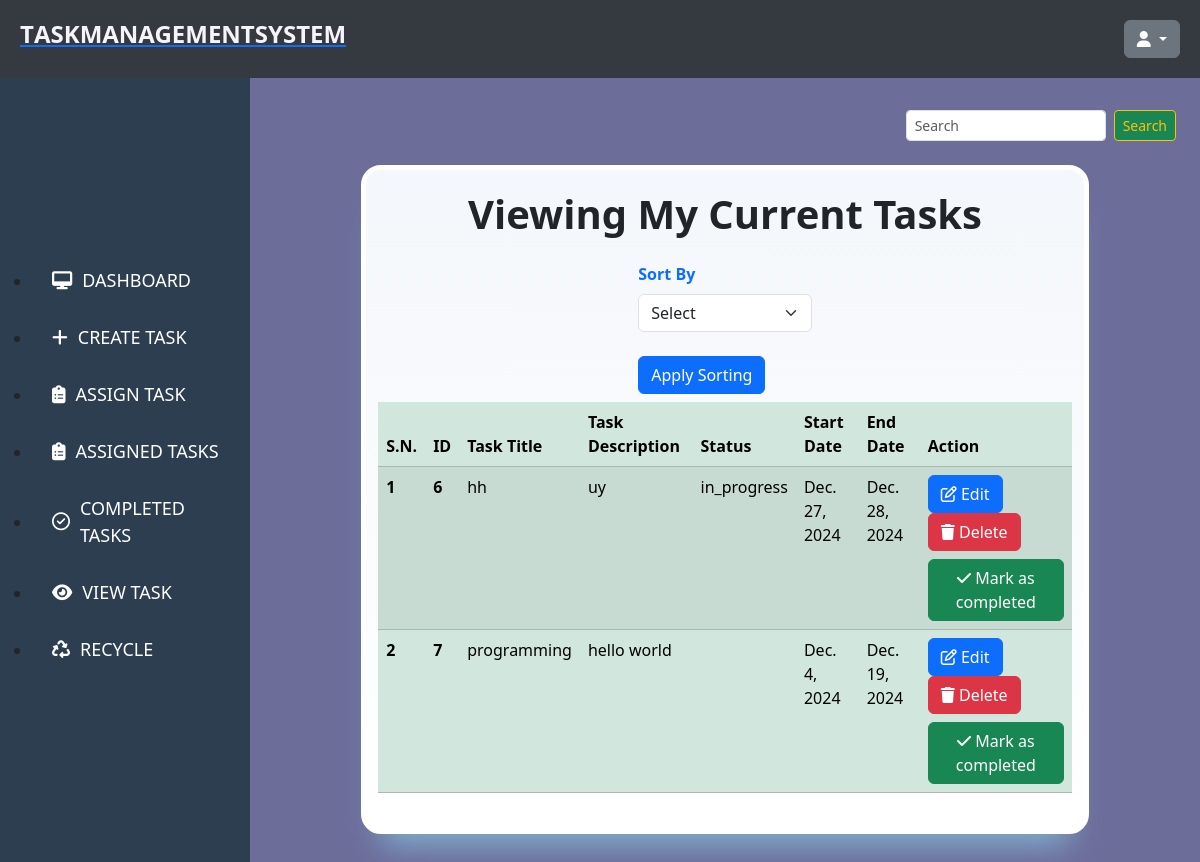
Screenshot of /view/ with the database file from the repository.
### main/models.py (models this page shows, shortened)
class Task(models.Model):
    STATUS_CHOICES =[
    ('not_started','Not started'),
    ('in_progress','In progress'),
    ('completed','Completed'),
]
    user = models.ForeignKey(User, on_delete=models.CASCADE, null=True)
    title = models.CharField(max_length=50)
    description=models.TextField()
    start_date=models.DateField(null=True, blank=True)
    end_date=models.DateField(null=True, blank=True)
    status=models.CharField(max_length=20,choices=STATUS_CHOICES,default='not_started')
    is_deleted = models.BooleanField(default=False)
    delete_time = models.DateTimeField(null=True)
    is_completed = models.BooleanField(default=False)

### main/views.py (the view)
# urls.py: path("view/", view_task,name="view_task"),
def view_task(request):
    search=request.GET.get('search')
    if search:
        data=Task.objects.filter(title__icontains=search)
    else:
        data=Task.objects.filter(is_deleted=False,is_completed=False)
        sort_by=None
        if request.method == 'POST':
          sort_by=request.POST.get('sort_by')
        if sort_by:
            sort_by = sort_by.strip()
            data=data.order_by(sort_by)
    return render(request, 'main/view.html',{'data':data})

### main/templates/main/view.html (shortened to what this page needs)
{% extends 'base.html' %}
{% load static %}
{% block content %}
<form method="get" class="d-flex justify-content-end mt-2" role="search" action="{% url 'view_task' %}">
    <input style="width: 200px; height: 30px;" class="form-control form-control-sm me-2" name="search" type="search" placeholder="Search" aria-label="Search">
    <button class="btn btn-outline-warning btn-success btn-sm" type="submit">Search</button>
</form>
<div class="container-fluid w-60">
    <div class="row">
        <div class="col-10 mx-auto">
            <div class="container mt-4">
                <h3 class="text-center fw-bolder display-6 mb-4">Viewing My Current Tasks</h3>
                <form method="POST" action="{% url 'view_task' %}" class="col-md-3">
                  <label for="sort" class="form-label text-primary fw-bold ">Sort By</label>
                  <select class="form-select" name="sort_by" id="sort">
                      <option value="" disabled selected>Select</option>
                  </select>
                  <div>
                    <button class="btn btn-primary mt-4 " type="submit">
                      Apply Sorting
                    </button>
                  </div>
                </form>
            <table class="table table-success table-striped mt-2">
                <thead>
                    <tr>
                        <th class="col">S.N.</th>
                        <th scope="col">ID</th>
                        <th scope="col">Task Title</th>
                        <th scope="col">Task Description</th>
                        <th scope="col">Status</th>
                        <th scope="col">Start Date</th>
                        <th scope="col">End Date</th>
                        <th scope="col">Action</th>
                    </tr>
                </thead>
                <tbody>
                    {% for i in data %}
                    <tr>
                        <th>{{forloop.counter}}</th>
                        <th scope="row">{{i.id}}</th>
                        <td>{{i.title}}</td>
                        <td>{{i.description}}</td>
                        <td>{{i.status}}</td>
                        <td>{{i.start_date}}</td>
                        <td>{{i.end_date}}</td>
                        <td>
                            <a href="{% url 'edit' i.id %}"><button class="btn btn-primary "><i class="fa-regular fa-pen-to-square"></i> Edit</button></a>
                            <a href="{% url 'delete_data' i.id %}"><button class="btn btn-danger"><i class="fa-solid fa-trash"></i> Delete</button></a>
                            <a href="{% url 'current_completed' i.id %}"><button class="btn btn-success mt-2"> <i class="fa-solid fa-check"></i> Mark as completed</button></a>
                        </td>
                    </tr>
                    {% endfor %}
                </tbody>
            </table>
        </div>
    </div>
</div>
{% endblock content %}

### main/static/css/style.css (style rules this page uses)
body { font-family: Arial, sans-serif; background-color: #f4f4f9; margin: 0; padding: 0; }
.container { max-width: 1500px; margin: 0 auto; padding: 20px; }
.row { display: flex; justify-content: space-between; gap: 30px; }

### main/static/css/s.css (style rules this page uses)
.container { max-width: 320px; width: 100%; background: linear-gradient(0deg, rgb(255, 255, 255) 0%, rgb(244, 247, 251) 100%); border-radius: 20px; padding: 20px 30px; border: 5px solid rgb(255, 255, 255); box-shadow: rgba(133, 189, 215, 0.8784313725) 0px 30px 30px -20px; margin: 20px; display: flex; flex-direction: column; justify-content: center; align-items: center; }

### rows the page displays
Task: id "6", title "hh", description "uy", status "in_progress", start_date "Dec. 27, 2024", end_date "Dec. 28, 2024"
Task: id "7", title "programming", description "hello world", start_date "Dec. 4, 2024", end_date "Dec. 19, 2024"
